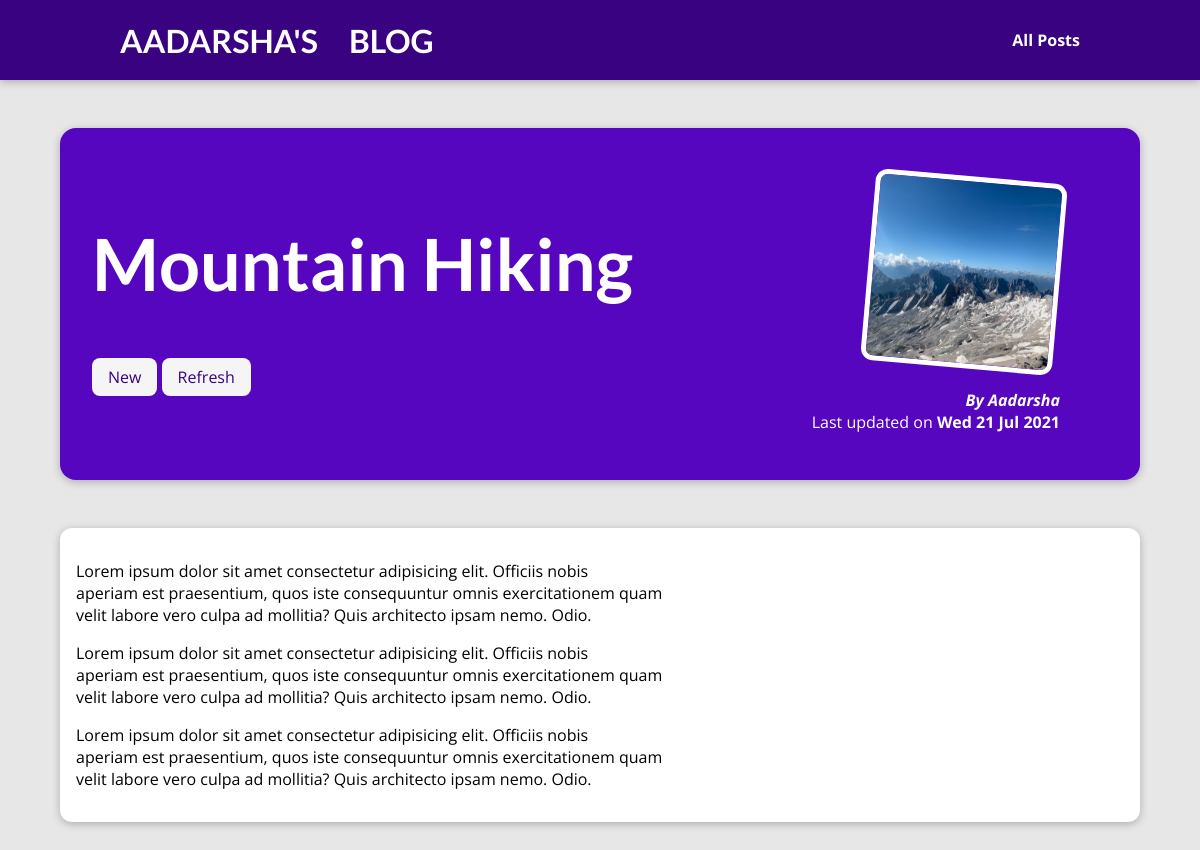
The page /posts/hike-in-the-mountains on the database its author committed.
### blog/models.py (models this page shows, shortened)
class Post(models.Model):
    title=models.CharField(max_length=50)
    slug=models.SlugField(default="",null=True,unique=True)
    date =models.DateField()
    image=models.ImageField(upload_to="Posts",null=True)
    excerpt=models.CharField(default="",null=True,max_length=300)
    content=models.TextField(1000)
    author=models.ForeignKey(Author,default="unknown",on_delete=models.SET_DEFAULT)
    tag=models.ManyToManyField(Tag)

class Tag(models.Model):
    caption=models.CharField(max_length=20)

class Author(models.Model):
    first_name=models.CharField( max_length=50)
    last_name= models.CharField(max_length=50)
    email  =  models.EmailField( max_length=254)
    def __str__(self):
        return f"{self.first_name}"

### blog/views.py (the view)
# urls.py: path("posts/<slug:slug>",views.post_detail,name="post-detail-page")   # the dynamic link is called slug
def post_detail(request,slug):
    identified_post = get_object_or_404(Post, slug=slug)
    return render(request,"blog/post-detail.html",{
        "post":identified_post
    })

### blog/templates/blog/post-detail.html (shortened to what this page needs)
{% extends "base.html" %}
{% load static %}
{% block css_files%}
<link rel="stylesheet" href="{% static "blog/post-detail.css" %}">
{% endblock css_files%}
{% block contain %}
    <section id="summary">
        <h2>{{post.title}} </h2>
        <div>
            {% for tags in post.tag.all %}
            <span class="tag">{{tags.caption.title}}</span>
            {% endfor %}
        </div>
        <article>
            <img src="{{post.image.url}}" alt="{{post.title}}">
            <address>By <a href="mailto:{{post.author.email}}">{{post.author|title}}</a></address>
            <div>
                Last updated on <time>{{post.date|date:" D d M Y"}}</time>
            </div>
        </article>
    </section>
    <main>
        <p>{{post.content|linebreaks}}</p>
    </main>
{% endblock contain %}

### blog/static/blog/post-detail.css (style rules this page uses)
body { background-color: #e7e7e7; }
#summary { margin: 8rem auto 3rem auto; padding: 2rem; width: 90%; max-width: 90rem; border-radius: 16px; background-color: #5706c0; position: relative; box-shadow: 0 2px 8px rgba(0, 0, 0, 0.25); height: 22rem; }
#summary h2 { color: white; font-size: 4.5rem; }
#summary article { position: absolute; top: 2rem; right: 3rem; padding: 1rem 2rem; border-radius: 12px; text-align: right; color: white; }
#summary article img { width: 12rem; height: 12rem; border-radius: 12px; transform: rotateZ(5deg); border: 5px solid white; margin-bottom: 1rem; }
#summary address { font-weight: bold; }
#summary a { color: white !important; text-decoration:none ; }
#summary time { font-weight: bold; }
main { width : 90%; max-width: 90rem; margin: 3rem auto; background-color: white; padding: 1rem; border-radius: 12px; box-shadow: 0 2px 8px rgba(0, 0, 0, 0.25); }
.tag { background-color: whitesmoke; color: #390281; padding: 0.5rem 1rem; border-radius: 8px; }

### static/app.css (style rules this page uses)
* { box-sizing: border-box; }
html { font-family: 'Open Sans', 'Lato', sans-serif; }
body { margin: 0; }
h1, h2, h3 { font-family: 'Lato', sans-serif; font-weight: bold; }

### rows shown on the page
Post: title "Mountain Hiking", image (picture), author "Aadarsha", date "Wed 21 Jul 2021", content "Lorem ipsum dolor sit amet consectetur adipisicing elit. Officiis nobis aperiam est praesentium, quos iste consequuntur omnis exercitationem quam velit labore vero culpa ad mollitia? Quis architecto ipsam nemo. Odio. Lorem ipsum dolor sit amet consectetur adipisicing elit. Officiis nobis aperiam est praesentium, quos iste consequuntur omnis exercitationem quam velit labore vero culpa ad mollitia? Quis architecto ipsam nemo. Odio. Lorem ipsum dolor sit amet consectetur adipisicing elit. Officiis nobis aperiam est praesentium, quos iste consequuntur omnis exercitationem quam velit labore vero culpa ad mollitia? Quis architecto ipsam nemo. Odio."
Tag: caption "New"
Tag: caption "Refresh"
